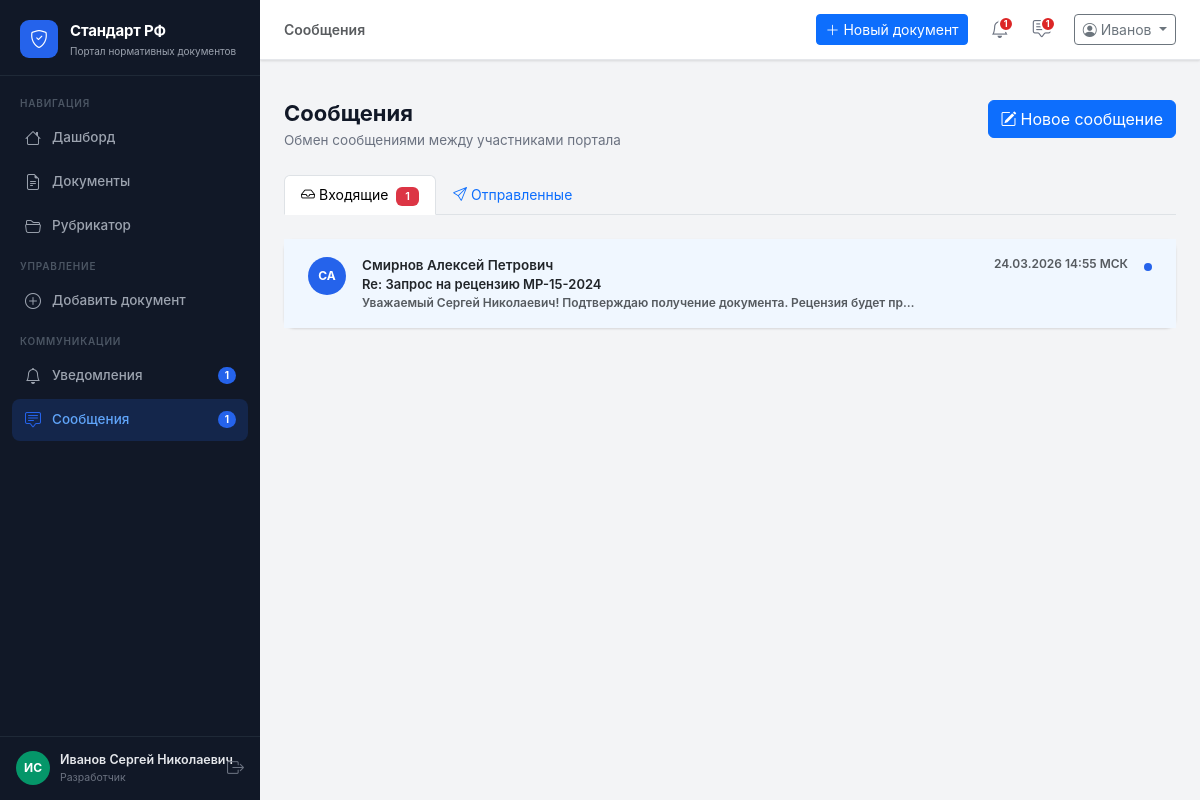
/messages/ (signed in), run on the app's committed database.
### app/models.py (models this page shows)
class User(db.Model):
    __tablename__ = 'users'
    id           = db.Column(db.Integer, primary_key=True)
    username     = db.Column(db.String(80), unique=True, nullable=False)
    email        = db.Column(db.String(120), unique=True, nullable=False)
    password     = db.Column(db.String(200), nullable=False, default='demo123')
    role         = db.Column(db.String(20), nullable=False)   # admin | org | expert
    full_name    = db.Column(db.String(200))
    organization = db.Column(db.String(300))
    position     = db.Column(db.String(200))
    created_at   = db.Column(db.DateTime, default=datetime.utcnow)
    phone        = db.Column(db.String(20))
    is_active    = db.Column(db.Boolean, default=True)
    org_id       = db.Column(db.Integer, db.ForeignKey('users.id'), nullable=True)
    rubric_id    = db.Column(db.Integer, db.ForeignKey('rubrics.id'), nullable=True)
    documents     = db.relationship('Document', backref='author', lazy=True,
                                    foreign_keys='Document.author_id')
    comments      = db.relationship('Comment', backref='author', lazy=True)
    notifications = db.relationship('Notification', backref='user', lazy=True)
    def get_initials(self):
        if self.full_name:
            parts = self.full_name.split()
            if len(parts) >= 2:
                return f"{parts[0][0]}{parts[1][0]}".upper()
            return self.full_name[:2].upper()
        return self.username[:2].upper()
    def role_label(self):
        return {'admin': 'Сис. администратор', 'org': 'Разработчик', 'organization': 'Организация', 'expert': 'Эксперт'}.get(self.role, self.role)
    def unread_notifications(self):
        return Notification.query.filter_by(user_id=self.id, is_read=False).count()
    def unread_messages(self):
        return Message.query.filter_by(receiver_id=self.id, is_read=False).count()

class Message(db.Model):
    __tablename__ = 'messages'
    id          = db.Column(db.Integer, primary_key=True)
    sender_id   = db.Column(db.Integer, db.ForeignKey('users.id'), nullable=False)
    receiver_id = db.Column(db.Integer, db.ForeignKey('users.id'), nullable=False)
    subject     = db.Column(db.String(300))
    text        = db.Column(db.Text, nullable=False)
    is_read     = db.Column(db.Boolean, default=False)
    created_at  = db.Column(db.DateTime, default=datetime.utcnow)
    sender   = db.relationship('User', foreign_keys=[sender_id],   backref='sent_messages')
    receiver = db.relationship('User', foreign_keys=[receiver_id], backref='received_messages')

### app/routes/messages.py (the view)
@messages_bp.route('/')
@login_required
def index():
    user  = get_current_user()
    inbox = (Message.query.filter_by(receiver_id=user.id)
             .order_by(Message.created_at.desc()).all())
    sent  = (Message.query.filter_by(sender_id=user.id)
             .order_by(Message.created_at.desc()).all())
    return render_template('messages/index.html', inbox=inbox, sent=sent, user=user)

### app/utils.py (called while the page is built)
def login_required(f):
    @wraps(f)
    def decorated(*args, **kwargs):
        if 'user_id' not in session:
            return redirect(url_for('auth.login'))
        return f(*args, **kwargs)
    return decorated

def get_current_user():
    if 'user_id' in session:
        return User.query.get(session['user_id'])
    return None

### app/templates/messages/index.html (shortened to what this page needs)
{% extends 'base.html' %}
{% block page_title %}Сообщения{% endblock %}
{% block content %}
<div class="page-header d-flex align-items-start justify-content-between">
  <div>
    <h1>Сообщения</h1>
    <p>Обмен сообщениями между участниками портала</p>
  </div>
  <a href="{{ url_for('messages.compose') }}" class="btn btn-primary">
    <i class="bi bi-pencil-square me-1"></i>Новое сообщение
  </a>
</div>
<ul class="nav nav-tabs mb-4" id="msgTabs">
  <li class="nav-item">
    <button class="nav-link active" data-bs-toggle="tab" data-bs-target="#inbox">
      <i class="bi bi-inbox me-1"></i>Входящие
      {% set unread = inbox | selectattr('is_read','false') | list %}
      {% if unread %}<span class="badge bg-danger ms-1">{{ unread|length }}</span>{% endif %}
    </button>
  </li>
  <li class="nav-item">
    <button class="nav-link" data-bs-toggle="tab" data-bs-target="#sent">
      <i class="bi bi-send me-1"></i>Отправленные
    </button>
  </li>
</ul>
<div class="tab-content">
  <div class="tab-pane fade show active" id="inbox">
    <div class="card">
      <div class="card-body p-0">
        {% if inbox %}
        {% for msg in inbox %}
        <a href="{{ url_for('messages.view', msg_id=msg.id) }}"
           class="d-flex align-items-start gap-3 px-4 py-3
                  text-decoration-none text-dark list-group-item-action
                  {% if not msg.is_read %}fw-semibold{% endif %}"
           style="{% if not msg.is_read %}background:#f0f7ff;{% endif %}">
          <div class="user-avatar flex-shrink-0"
               style="width:38px;height:38px;font-size:12px;
                      background:#2563eb;margin-top:2px;">
            {{ msg.sender.get_initials() }}
          </div>
          <div class="flex-grow-1 min-w-0">
            <div class="d-flex justify-content-between gap-2">
              <span style="font-size:13.5px;">{{ msg.sender.full_name }}</span>
              <span class="text-muted flex-shrink-0" style="font-size:12px;">
                {{ (msg.created_at | msk).strftime('%d.%m.%Y %H:%M') }} МСК
              </span>
            </div>
            <div class="{% if not msg.is_read %}text-dark{% else %}text-muted{% endif %}"
                 style="font-size:13px;">
              {{ msg.subject or '(без темы)' }}
            </div>
            <div class="text-muted text-truncate" style="font-size:12px;">
              {{ msg.text[:80] }}{% if msg.text|length > 80 %}…{% endif %}
            </div>
          </div>
          {% if not msg.is_read %}
          <div class="flex-shrink-0 mt-2">
            <div style="width:8px;height:8px;background:#2563eb;border-radius:50%;"></div>
          </div>
          {% endif %}
        </a>
        {% endfor %}
        {% else %}
        <div class="text-center py-5 text-muted">
          <i class="bi bi-inbox" style="font-size:40px;opacity:.25;"></i>
          <p class="mt-3 mb-0">Входящих сообщений нет</p>
        </div>
        {% endif %}
      </div>
    </div>
  </div>
</div>
{% endblock %}

### app/templates/base.html (shortened to what this page needs)
<!DOCTYPE html>
<html lang="ru">
<head>
  <link rel="stylesheet"
        href="https://cdn.jsdelivr.net/npm/bootstrap@5.3.3/dist/css/bootstrap.min.css" />
  <link rel="stylesheet"
        href="https://cdn.jsdelivr.net/npm/bootstrap-icons@1.11.3/font/bootstrap-icons.min.css" />
  <link rel="stylesheet" href="{{ url_for('static', filename='css/main.css') }}" />
</head>
<body>
<aside class="sidebar" id="sidebar">
  <div class="sidebar-brand">
    <div class="brand-icon"><i class="bi bi-shield-check"></i></div>
    <div class="brand-text">
      <span class="brand-title">Стандарт РФ</span>
      <span class="brand-sub">Портал нормативных документов</span>
    </div>
  </div>
  <nav class="sidebar-nav">
    <div class="nav-section-label">Навигация</div>
    <a href="{{ url_for('main.dashboard') }}"
       class="nav-link {% if request.endpoint == 'main.dashboard' %}active{% endif %}">
      <i class="bi bi-house"></i><span>Дашборд</span>
    </a>
    <a href="{{ url_for('documents.list_documents') }}"
       class="nav-link {% if request.blueprint == 'documents' and request.endpoint != 'documents.add' %}active{% endif %}">
      <i class="bi bi-file-earmark-text"></i><span>Документы</span>
    </a>
    <a href="{{ url_for('rubrics.index') }}"
       class="nav-link {% if request.blueprint == 'rubrics' %}active{% endif %}">
      <i class="bi bi-folder2-open"></i><span>Рубрикатор</span>
    </a>
    {% if session.role in ('admin', 'org', 'organization') %}
    <div class="nav-section-label mt-2">Управление</div>
    {% if session.role == 'org' %}
    <a href="{{ url_for('documents.add') }}"
       class="nav-link {% if request.endpoint == 'documents.add' %}active{% endif %}">
      <i class="bi bi-plus-circle"></i><span>Добавить документ</span>
    </a>
    {% endif %}
    {% endif %}
    <div class="nav-section-label mt-2">Коммуникации</div>
    <a href="{{ url_for('notifications.index') }}"
       class="nav-link {% if request.blueprint == 'notifications' %}active{% endif %}">
      <i class="bi bi-bell"></i><span>Уведомления</span>
      {% set unread_n = current_user.unread_notifications() if current_user else 0 %}
      {% if unread_n > 0 %}
      <span class="nav-badge">{{ unread_n }}</span>
      {% endif %}
    </a>
    <a href="{{ url_for('messages.index') }}"
       class="nav-link {% if request.blueprint == 'messages' %}active{% endif %}">
      <i class="bi bi-chat-square-text"></i><span>Сообщения</span>
      {% set unread_m = current_user.unread_messages() if current_user else 0 %}
      {% if unread_m > 0 %}
      <span class="nav-badge">{{ unread_m }}</span>
      {% endif %}
    </a>
  </nav>
  <div class="sidebar-footer">
    <div class="user-card">
      {% set _avatar_colors = ['#2563eb','#7c3aed','#059669','#d97706','#dc2626'] %}
      <div class="user-avatar" style="background:{{ _avatar_colors[(current_user.id % _avatar_colors|length) if current_user else 0] }}">
        {{ current_user.get_initials() if current_user else '?' }}
      </div>
      <div class="user-info">
        <div class="user-name">{{ session.full_name or 'Гость' }}</div>
        <div class="user-role">{{ current_user.role_label() if current_user else '' }}</div>
      </div>
    </div>
    <a href="{{ url_for('auth.logout') }}" class="btn-logout" title="Выйти">
      <i class="bi bi-box-arrow-right"></i>
    </a>
  </div>
</aside>
<div class="main-wrapper">
  <header class="topbar">
    <div class="topbar-breadcrumb">
      {% block breadcrumb %}
      <span class="text-muted">{% block page_title %}{% endblock %}</span>
      {% endblock %}
    </div>
    <div class="topbar-actions ms-auto">
      {% if session.role == 'org' %}
      <a href="{{ url_for('documents.add') }}" class="btn btn-primary btn-sm me-2">
        <i class="bi bi-plus-lg me-1"></i>Новый документ
      </a>
      {% endif %}
      <a href="{{ url_for('notifications.index') }}" class="topbar-icon-btn" title="Уведомления">
        {% set unread_n = current_user.unread_notifications() if current_user else 0 %}
        {% if unread_n > 0 %}<span class="dot-badge">{{ unread_n }}</span>{% endif %}
      </a>
      <a href="{{ url_for('messages.index') }}" class="topbar-icon-btn" title="Сообщения">
        {% set unread_m = current_user.unread_messages() if current_user else 0 %}
        {% if unread_m > 0 %}<span class="dot-badge">{{ unread_m }}</span>{% endif %}
      </a>
      <div class="dropdown ms-2">
        <button class="btn btn-outline-secondary btn-sm dropdown-toggle" data-bs-toggle="dropdown">
          <i class="bi bi-person-circle me-1"></i>{{ session.full_name.split()[0] if session.full_name else 'Гость' }}
        </button>
      </div>
    </div>
  </header>
  <div class="flash-container">
  </div>
  <main class="page-content">
    {% block content %}{% endblock %}
  </main>
</div>
</body>
</html>

### data on the page
User: full_name "ИС", full_name "Иванов Сергей Николаевич", role "Разработчик"
Message: sender.get_initials "СА", sender.full_name "Смирнов Алексей Петрович", created_at "24.03.2026 14:55", subject "Re: Запрос на рецензию МР-15-2024", text "Уважаемый Сергей Николаевич! Подтверждаю получение документа. Рецензия будет пр", is_read False (drawn)

### other printed values
{{ unread_n }} "1"
{{ unread_m }} "1"
{{ session.full_name.split()[0] if session.full_name else 'Гость' }} "Иванов"
{{ unread|length }} "1"
